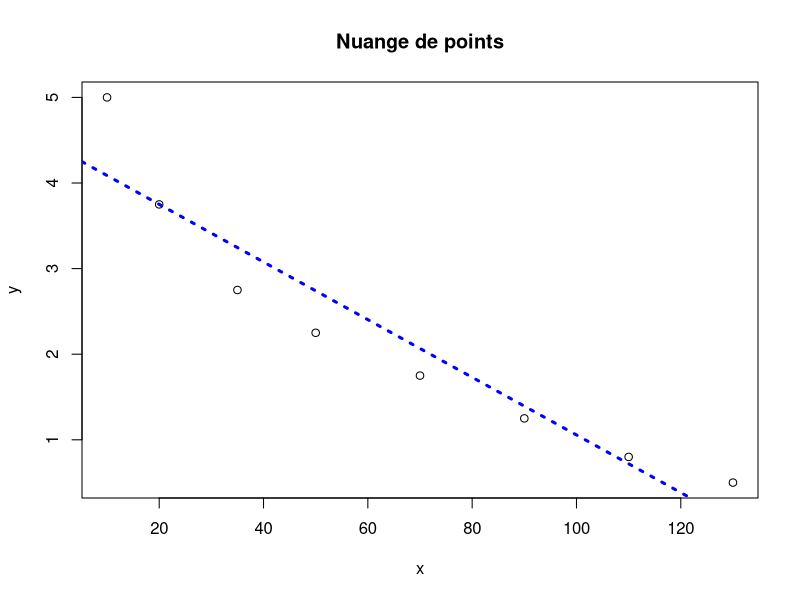

The R source for this figure: (Note: this script raises an error after producing the figure.)
x=c(10,20,35,50,70,90,110,130)
y=c(5,3.75,2.75,2.25,1.75,1.25,0.8,0.5)
donnee=data.frame(x,y)
#representation graphique

cor.test(x,y)#il existe une forte corrélation negative significative : lorsque la quantité augmente le prix diminue
model=lm(y~x,data = donnee)
model
plot(x,y,main = "Nuange de points")
abline(model,col="blue",lty=3,lwd=3) #droite de régression 
lines(exp(u),yi,col="green")
coef(model) 
anova(model)
summary(model)#les paramètres fixes du model sont estimés : 4.424 pour l'ordonnée à l'origine 
#et -0.034 pour la pente.
#Tous ces paramètres sont significativement différents de 0 au seuil de 5%.
#lorsque la quantité de tomate d'1kg, le prix baisse en moyenne de 0,034.
#le coefficient de détermination étant égale à 0.8997: 89,97% de la variabilité des prix des tomates
#est expliquée par le model.
#Le test de Fisher étant hautement significatif donc on a un bon model.
x0=140
yi=predict(model2)
predict(model,newdata = data.frame(x=x0))


predict(model,newdata = data.frame(x=x0),interval = "confidence")

predict(model,newdata = data.frame(x=x0),interval = "prediction")

u=log(x)
u
 cor.test(y,u)
plot(u,y,main = "Nuange de points")
 model2=lm(y~u)
summary(model2) 
predict(model2,newdata = data.frame(u=log(140)))
predict(model2)
